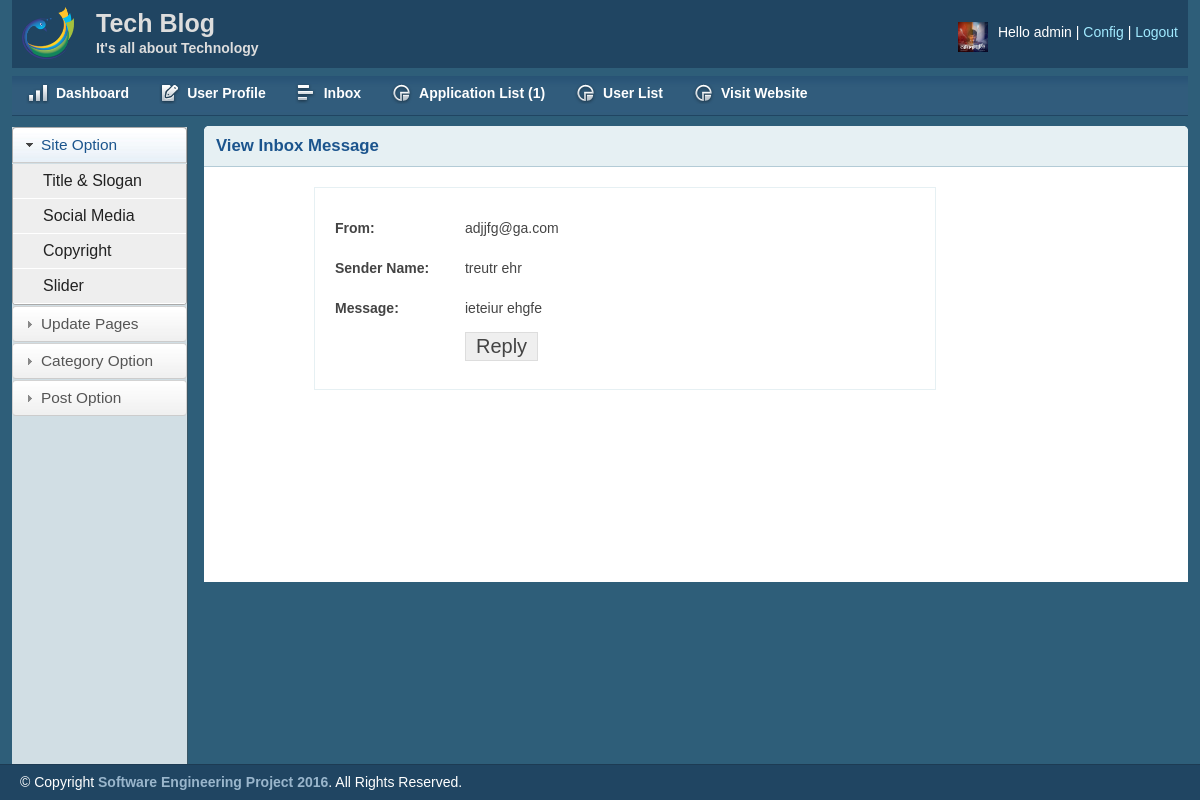
Page /admin/msgview.php?id=11&flag=1 (signed in) on the committed database.
### tables this page shows
CREATE TABLE IF NOT EXISTS `tbl_contact` (
  `id` int(11) NOT NULL AUTO_INCREMENT,
  `fname` varchar(255) NOT NULL,
  `lname` varchar(255) NOT NULL,
  `email` varchar(255) NOT NULL,
  `msg` text NOT NULL,
  `flag` int(11) NOT NULL,
  PRIMARY KEY (`id`)
);

### lib/Database.php (called while the page is built, shortened)
<?php
Class Database{
	public $host   = DB_HOST;
	public $user   = DB_USER;
	public $pass   = DB_PASS;
	public $dbname = DB_NAME;
	public $link;
	private function connectDB(){
	$this->link = new mysqli($this->host, $this->user, $this->pass, $this->dbname);
 }
	public function select($query){
		$result = $this->link->query($query) or die($this->link->error.__LINE__);
		if($result->num_rows > 0){
			return $result;
		} else {
			return false;
		}
	}
}

### lib/Session.php (called while the page is built, shortened)
<?php
class Session
{
	public static function get($key){
		if (isset($_SESSION[$key])) {
			return $_SESSION[$key];
		}else{
			return false;
		}
	}
}
?>

### admin/msgview.php (the view, shortened to what this page needs)
<?php include 'inc\header.php';?>
        <div class="grid_10">
            <div class="box round first grid">
                <h2>View Inbox Message</h2>
               <div class="block copyblock">
               <table class="form" >
                  <?php
                    if (isset($_GET['id'])) {
                        $id=$_GET['id'];
                        $query="SELECT * FROM tbl_contact Where id='$id'";
                        $contact=$db->select($query);
                        if ($contact) {
                            while ($result=$contact->fetch_assoc()) {
                  ?>
                        <tr>
                            <td style="width: 130px;">
                               <label> From:</label>
                            </td>
                            <td>
                                <?php echo $result['email'] ;?>
                            </td>
                        </tr>
                        <tr>
                            <td>
                               <label> Sender Name:</label>
                            </td>
                            <td>
                                 <?php echo $result['fname']." ".$result['lname'] ;?>
                            </td>
                        </tr>
                        <tr>
                            <td>
                               <label> Message:</label>
                            </td>
                            <td>
                                <?php echo $result['msg'] ;?>
                            </td>
                        </tr>
                        <tr>
                            <td></td>
                            <td>
                               <a href="reply.php?id=<?php echo $result['id'];?>"> <input  style="margin-right:20px;" type="submit" name="" value="Reply">
                               </a>
                            </td>
                        </tr>
                        <?php }}}?>
                    </table>
                </div>
            </div>
        </div>
<?php include 'inc\footer.php';?>

### admin/inc/header.php (shortened to what this page needs)
<?php
 include '../lib/Session.php';
 ?>
<?php include '../lib/Database.php';?>
<?php
    $db=new Database();
$admin_name=Session::get("username");
?>
<?php
    if (Session::get("admin_id")!=null) {
            $id=Session::get("admin_id");
    }
    ?>
<!DOCTYPE html>
<html>
<head>
    <link rel="stylesheet" type="text/css" href="css/reset.css" media="screen" />
    <link rel="stylesheet" type="text/css" href="css/text.css" media="screen" />
    <link rel="stylesheet" type="text/css" href="css/grid.css" media="screen" />
    <link rel="stylesheet" type="text/css" href="css/layout.css" media="screen" />
    <link rel="stylesheet" type="text/css" href="css/nav.css" media="screen" />
    <link href="css/fancy-button/fancy-button.css" rel="stylesheet" type="text/css" />
    <link href="css/themes/base/jquery.ui.all.css" rel="stylesheet" type="text/css" />
</head>
<body>
    <div class="container_12">
        <div class="grid_12 header-repeat">
            <div id="branding">
                 <div class="floatleft logo">
                    <img src="img/logo.png" alt="Logo" />
				</div>
				<div class="floatleft middle">
					<h1>Tech Blog</h1>
					<p>It's all about Technology </p>
				</div>
                <div class="floatright">
                    <div class="floatleft">
                     <?php
                    $query="SELECT admin_image
                     FROM tbl_admins
                     WHERE admin_id=$id";
                        $post=$db->select($query);
                        if ($post) {
                            while ($result=$post->fetch_assoc()){
                ?>
                        <img src="<?php
                                if (empty($result['admin_image'])) {
                                   echo "upload/profile/post1.jpg";
                                }
                                else{
                                    echo $result['admin_image'];
                                }
                                ?>" alt="Profile Pic" style="height: 30px;" /></div>
                    <?php }}
                    ?>
                    <div class="floatleft marginleft10">
                        <ul class="inline-ul floatleft">
                            <li>Hello <?php echo $admin_name;?></li>
                            <li><a href="editprofile.php">Config</a></li>
                            <li><a href="?action=logout">Logout</a></li>
                        </ul>
                    </div>
                </div>
            </div>
        </div>
        <div class="grid_12">
            <ul class="nav main">
                <li class="ic-dashboard"><a href="index.php"><span>Dashboard</span></a> </li>
                <li class="ic-form-style"><a href="editprofile.php"><span>User Profile</span></a></li>
				<li class="ic-grid-tables"><a href="inbox.php"><span>Inbox
                </span></a></li>
                <?php
                    if (Session::get("role")==1) {
                ?>
                <li class="ic-charts"><a href="application_list.php"><span>Application List
                    <?php
                        $query="SELECT * FROM tbl_application";
                        $contact=$db->select($query);
                        if ($contact) {
                            $count=mysqli_num_rows($contact);
                            echo "(".$count.")";
                        }
                            ?>
                </span></a></li>
                <li class="ic-charts"><a href="userlist.php"><span>User List</span></a></li>
                <?php }?>
                <li class="ic-charts"><a target = '_blank' href="../index.php"><span>Visit Website</span></a></li>
            </ul>
        </div>
        <div class="grid_2">
            <div class="box sidemenu">
                <div class="block" id="section-menu">
                     <ul class="section menu">
                       <li><a class="menuitem">Site Option</a>
                            <ul class="submenu">
                                <li><a href="titleslogan.php">Title & Slogan</a></li>
                                <li><a href="social.php">Social Media</a></li>
                                <li><a href="copyright.php">Copyright</a></li>
                                <li><a href="slider.php">Slider</a></li>
                            </ul>
                        </li>
                         <li><a class="menuitem">Update Pages</a>
                        </li>
						<li><a class="menuitem">Category Option</a>
                        </li>
                        <li><a class="menuitem">Post Option</a>
                        </li>
                    </ul>
                </div>
            </div>
        </div>

### admin/css/layout.css (style rules this page uses)
body { background: #fff none repeat scroll 0 0; color: #444; font-size: 14px; padding: 0; }
.floatleft { float:left; }
.logo img { margin-top: -15px; width: 52px; }
.middle { margin-left: 22px; margin-top: -14px; }
.middle h1 { color:#ddd;margin:0 }
.middle p { color: #ddd; margin: 0; font-weight: bold; }
.floatright { float:right; }
.inline-ul li { display:inline; color:#fff; }
.marginleft10 { margin-left:10px; }
a { color: #000; font-weight:bold; text-decoration: none; }
.container_12, .container_16 { background:#2E5E79; }
h1, h2, h3, h4, h5, h6 { line-height:1.2em; margin-bottom:.3em; }
h2 { margin-top:1em; }
#branding { font-weight: normal; margin-bottom: 0; padding: 22px 10px 3px; text-align: left; }
.header-repeat { background:url(../img/header-repeat.jpg) repeat-x; }
#branding a { color:#A1EAFF; font-weight:normal; }
#branding a:before { content:" | "; color:#fff; }
#branding ul, #branding ul li { margin:0px; padding:0px; }
#branding li { padding:0px 0px 0px 0px !important; }
.box { background:#fff; margin-bottom:20px; padding:10px 10px 10px 10px; margin-left:-8px; }
.box.grid { padding-bottom:40px; }
.box.round { -moz-border-radius: 5px 5px 0px 0px; -webkit-border-radius: 5px 5px 0px 0px; border-radius: 5px 5px 0px 0px; }
.box h2 { font-size:1.2em; font-weight:bold; color:#1B548D; background:#E6F0F3; margin:-10px -10px 0 -10px; padding:10px 12px; border-bottom:1px solid #B3CBD6; -moz-border-radius: 5px 5px 0px 0px; -webkit-border-radius: 5px 5px 0px 0px; border-radius: 5px 5px 0px 0px; }
.box.first { min-height: 406px; }
.block { padding-top:20px; }
.copyblock { border: 1px solid #e6f0f3; line-height: 32px; margin-left: 100px; margin-top: 20px; padding-left: 20px; width: 600px; }
.box.sidemenu { background-color:#D1DEE4; border-right:1px solid #3A5665; padding:0px; margin:0px; cursor:pointer; }
.box.sidemenu .block { padding-top:0px; margin-top:0px; }
p { margin-bottom:1em; }
ul, ol { padding-top:0; }
ul.menu { list-style:none; border-top:1px solid #bbb; }
ul.menu li { margin:0; }
ul.menu li a { display:block; padding:4px 10px; border-bottom:1px solid #ccc; }
ul.menu ul { list-style:none; margin:0; }
ul.menu ul li a { padding-left:30px; }
ul.section { border-top:0; margin-bottom:0; }
ul.section li a { background:url(../img/sidemenu-repeat.jpg) repeat-x; line-height:26px; padding-left:28px; }
ul.section li li a { background:#ddd; border-bottom:1px solid #eee; }
ul.section ul li { text-transform:none; }
ul.section ul.current li a { background: #eee none repeat scroll 0 0; border-bottom: 1px solid #fff; font-size: 16px; font-weight: normal; }
ul.section li a.current { color:#1B548D; background:url(../img/sidemenu-repeat-hover.jpg) repeat-x; }
table.form { width:100%; }
table.form td { padding:4px 0px; }
table.form label { font-weight:bold; }
table.form input, table.form select { font-size: 15px; padding: 4px 4px 5px 4px; border-top: 1px solid #b3b3b3; border-left: 1px solid #b3b3b3; border-right: 1px solid #eaeaea; border-bottom: 1px solid #eaeaea; }
table.form input[type="submit"] { border: 1px solid #ddd; color: #444; cursor: pointer; font-size: 20px; padding: 2px 10px; }
.block { padding-bottom:1px; }

### rows in the picture
tbl_contact: email "adjjfg@ga.com", fname "treutr", lname "ehr", msg "ieteiur ehgfe"

### other values in the picture
$admin_name "admin"
$count "1"
